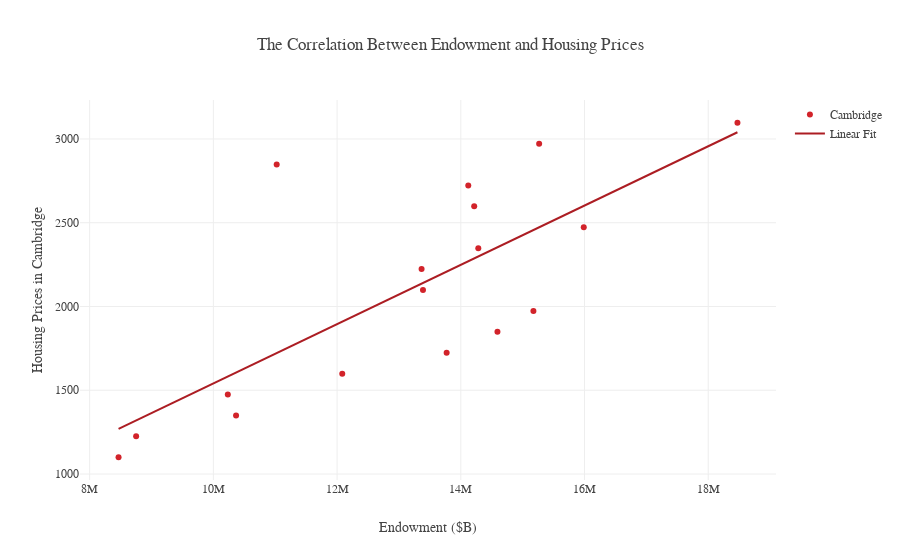

Notebook cell for this chart:
### Code cell
endow_housing = grapher(x, y, "Cambridge", "The Correlation Between Endowment and Housing Prices", "Housing Prices in Cambridge", "Endowment ($B)", "endow_housing")
causal_endow_housing = X.zplot(x='x', y='y', z=['z1', 'z2'], z_types={'z1': 'c', 'z2': 'c'}, kind='line', color="#D2232A")

fig = causal_endow_housing.get_figure()
fig.set_size_inches(9, 5.5)

ax = plt.gca()
ax.set_frame_on(False)
ax.get_yaxis().set_visible(False)
ax.legend_.remove()
plt.axhline(y=2000, linewidth=0.2, color='#595959')

ax.set_title("The Controlled Correlation Between Endowment (Billions of Dollars) and Housing Prices", fontproperties=gotham_black, size=10, color="#595959")
ax.set_xlabel("Endowment", fontproperties=gotham_book, fontsize=10, color="#595959")
for tick in ax.get_xticklabels():
    tick.set_fontproperties(gotham_book)
    tick.set_fontsize(10)
    tick.set_color("#595959")
fig.savefig('images/housing_endow.svg', format='svg', dpi=1200, bbox_inches='tight')

### Figure 1 — Plotly figure (JSON) as saved in the notebook; plotly's stock layout.template omitted (floating-point values rounded to 4 significant figures)
{"data": [{"marker": {"color": "#D2232A"}, "mode": "markers", "name": "Cambridge", "type": "scatter", "uid": "0ae670e8-b4a6-11e8-a24d-f21898379586", "x": [8467151, 8751365, 10366585, 10233641, 12083442, 13771156, 14592500, 15173863, 13388612, 13366092, 14282663, 15987554, 14216649, 14120766, 11023666, 15266613, 18472321], "y": [1100, 1225.0, 1350.0, 1474.0, 1599.0, 1724, 1849.0, 1974.0, 2098.0, 2223.0, 2348, 2473.0, 2598.0, 2722.0, 2847.0, 2972, 3097.0]}, {"marker": {"color": "#AC1D23"}, "mode": "lines", "name": "Linear Fit", "type": "scatter", "uid": "0ae672ca-b4a6-11e8-9d9a-f21898379586", "x": [8467151, 8751365, 10366585, 10233641, 12083442, 13771156, 14592500, 15173863, 13388612, 13366092, 14282663, 15987554, 14216649, 14120766, 11023666, 15266613, 18472321], "y": [1269.0, 1320.0, 1606.0, 1582.0, 1909.0, 2208.0, 2354.0, 2456.0, 2140.0, 2136.0, 2299.0, 2600.0, 2287.0, 2270.0, 1722.0, 2473.0, 3040.0]}], "layout": {"font": {"family": "Gotham", "size": 12}, "title": "The Correlation Between Endowment and Housing Prices", "xaxis": {"title": "Endowment ($B)"}, "yaxis": {"title": "Housing Prices in Cambridge"}}}
